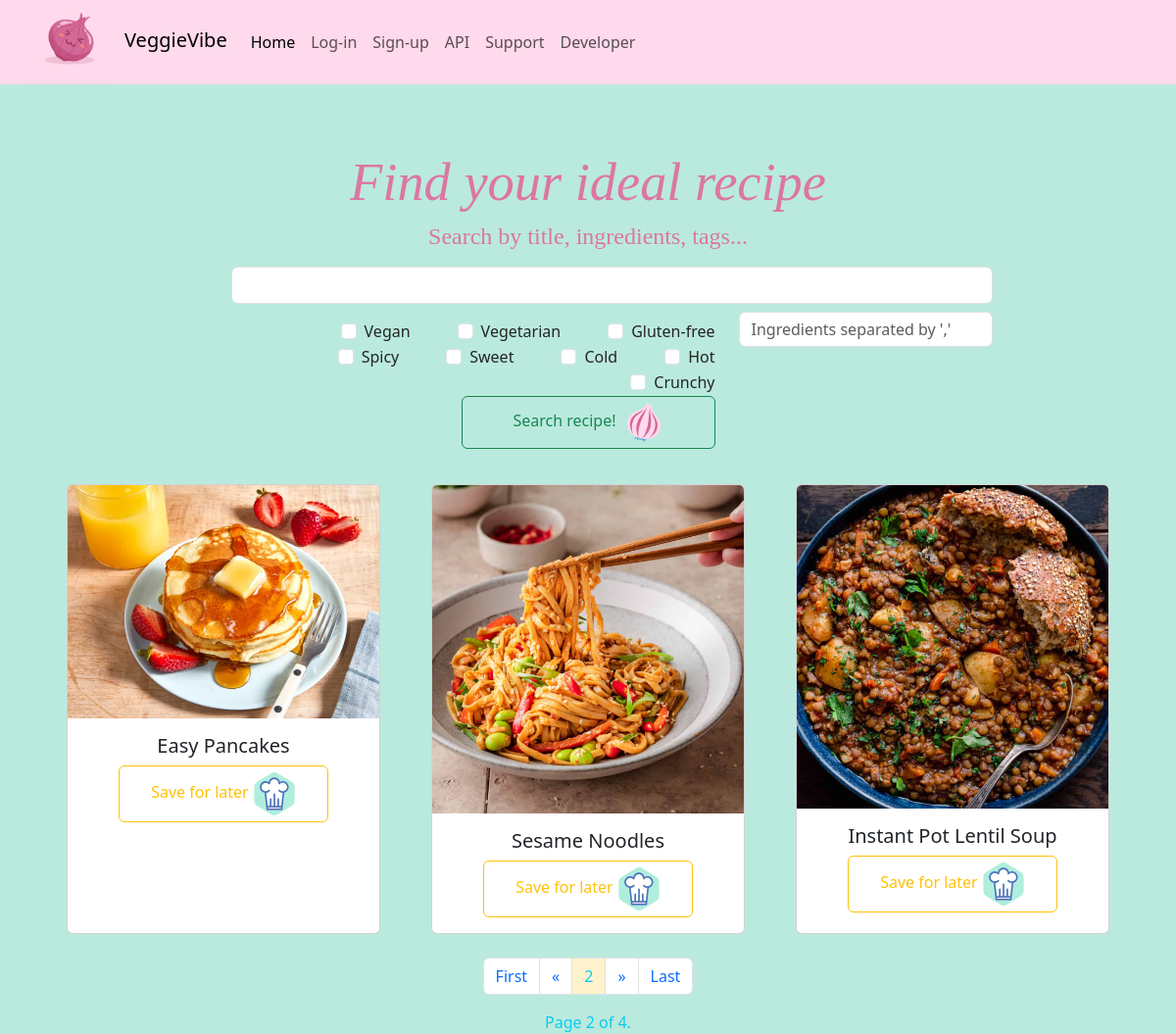
The app's page /?&page=2 with its own data.
### recipes/models.py (models this page shows, shortened)
class Tag(models.Model):
    name = models.CharField(max_length=50)

class Recipe(models.Model):
    title = models.CharField(max_length=100)
    description = models.TextField()
    ingredients = models.TextField()
    steps = models.TextField()
    tags = models.ManyToManyField('Tag', related_name='recipes', blank=True)
    image = models.ImageField(upload_to='recipes/static/recipes/images',default='recipes/static/recipes/images/general/onion_sad.jfif', blank=True)
    creator = models.ForeignKey(get_user_model(), on_delete=models.CASCADE, related_name='created_recipes')
    created_at = models.DateTimeField(auto_now_add=True)

### recipes/views.py (the view)
# urls.py: path("", views.RecipeListView.as_view(), name="recipe_list"),
class RecipeListView(generic.ListView):
    model = Recipe
    paginate_by = 3
    context_object_name = "recipes"  # your own name for the list as a template variable, default is object_list and you can use both
    def get_context_data(self, **kwargs):
        context = super().get_context_data(**kwargs)
        context["tags"] = Tag.objects.all()
        context["tags_selected"] = self.request.GET.getlist("tag", "")
        query = self.request.GET.copy()
        query.pop('page', None)
        context["url_params"] = query.urlencode() + "&"
        return context
    def get_queryset(self):
        queryset = super().get_queryset()
        search_term = self.request.GET.get("title", "")
        if search_term:
            queryset = queryset.filter(title__icontains=search_term)
        tags_selected = self.request.GET.getlist("tag", "")
        for tag in tags_selected:
            queryset = queryset.filter(tags__name=tag)
        ingredients_selected = self.request.GET.get("ingredients", "").split(",")
        for ingredient in ingredients_selected:
            queryset = queryset.filter(ingredients__icontains=ingredient.strip())
        return queryset.distinct().order_by("-created_at")

### recipes/templates/recipes/recipe_list.html (shortened to what this page needs)
{% extends "base.html" %} {% block content %}
{% load static %}
<main>
  <div class="container text-center">
    <div class="me-5 p-1">
      <h2 class="cormorant pt-3 ms-5">Find your ideal recipe</h2>
      <h4 class="cormorant ms-5">Search by title, ingredients, tags...</h4>
      <form class="mb-3 pt-2 ms-5 container d-flex justify-content-center flex-wrap" method="get">
        <input class="form-control w-75 text-center" type="text" name="title" value="{{ request.GET.title }}"/>
        <div class="d-flex flex-wrap justify-content-lg-end justify-content-md- justify-content-start w-50 mt-3">
          {% for tag in tags %}
          <div class="form-check form-check-inline ms-4 me-4">
            <input class="form-check-input" type="checkbox" name="tag" value="{{ tag.name }}" {% if tag.name in tags_selected %}checked {% endif %} >
            <label class="form-check-label" for="inlineCheckbox1">{{ tag.name }}</label>
          </div>
          {% endfor %}
        </div>
        <input class="form-control w-25 mt-2 h-25" type="text" name="ingredients" value="{{ request.GET.ingredients }}" placeholder="Ingredients separated by ','">
        <button type="submit" class="btn btn-outline-success w-25 me-5 mb-3 ">Search recipe!</button>
        <br>
      </form>
    </div>
  <div class="d-flex flex-wrap justify-content-around">
  {% for recipe in page_obj %}
  <div class="card text-center card-hover" style="width: 20rem;">
    <a href="{% url 'recipes:recipe_detail' recipe.id %}">
    {% if recipe.image %}
    <img src="{{ recipe.image.url }}" class="card-img-top" alt="{{recipe.title}} image" height:"290px">
    {% endif %}
    </a>
    <div class="card-body">
      <h5 class="card-title align-self-start">{{ recipe.title }}</h5>
      <div class="d-flex justify-content-center mb-0">
        <a href="#" class="btn btn-outline-warning w-75">Save for later </a>
      </div>
    </div>
  </div>
  {% endfor %}
  </div>
  {% if object_list %}
  <nav class="mt-4 align-self-end" aria-label="Page navigation">
      <ul class="step-links pagination justify-content-center">
          {% if page_obj.has_previous %}
              <li class="page-item"><a class="page-link" href="?{{url_params}}page=1">First</a></li>
              <li class="page-item"><a class="page-link" href="?{{url_params}}page={{ page_obj.previous_page_number }}" aria-label="previous">&laquo;</a></li>
          {% endif %}
          <li class="page-item current"><a class="page-link bg-warning-subtle text-info" href="?page=1">{{ page_obj.number }}</a></li>
  {% endif %}
          {% if page_obj.has_next %}
              <li class="page-item"><a class="page-link" href="?{{url_params}}page={{ page_obj.next_page_number }}" aria-label="next">&raquo;</a></li>
              <li class="page-item"><a class="page-link" href="?{{url_params}}page={{ page_obj.paginator.num_pages}}"> Last</a></li>
          {% endif %}
        </ul>
      </nav>
      <span class="current justify-content-center pagination text-info align-self-end">
        Page {{ page_obj.number }} of {{ page_obj.paginator.num_pages }}.
      </span>
  </div>
</main>
{% endblock %} ```

### recipes/static/recipes/styles.css (style rules this page uses)
body { background-color: rgb(186, 234, 221) !important; color: rgb(37, 36, 36) !important; }
img { max-width: 400px; max-height: auto; }
.cormorant { font-family: "Cormorant Garamond", serif; font-weight: 400 !important; color: #dc76a2; }
h2 { font-style: italic; font-size: 3.4rem !important; }

### records on screen
Tag: name "Vegan"
Tag: name "Vegetarian"
Tag: name "Gluten-free"
Tag: name "Spicy"
Tag: name "Sweet"
Tag: name "Cold"
Tag: name "Hot"
Tag: name "Crunchy"
Recipe: image (picture), title "Easy Pancakes"
Recipe: image (picture), title "Sesame Noodles"
Recipe: image (picture), title "Instant Pot Lentil Soup"

### other values on screen
{{ page_obj.number }} "2"
{{ page_obj.paginator.num_pages }} "4"
